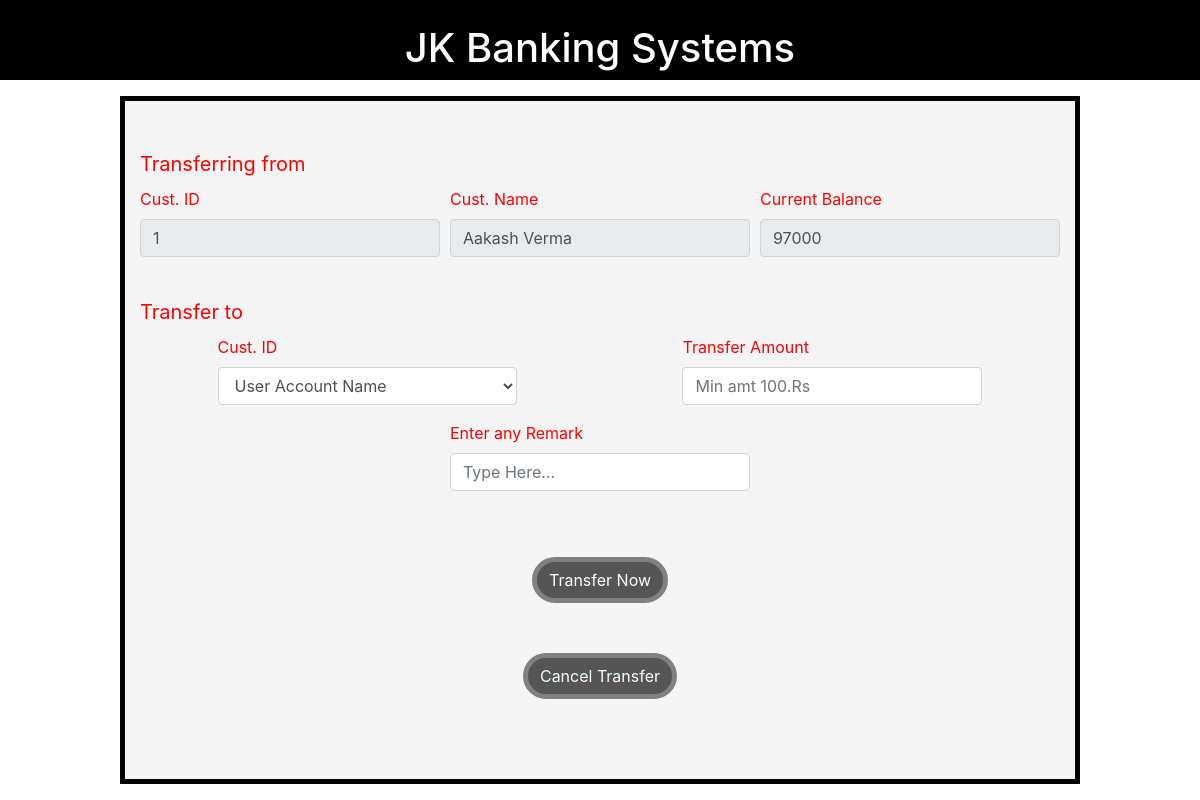
Screenshot of /transfer.php?customer_id=1 with the database file from the repository.
### tables this page shows
CREATE TABLE `customers` (
  `customer_id` int(11) NOT NULL,
  `customer_name` text NOT NULL,
  `customer_email` text NOT NULL,
  `current_balance` int(11) NOT NULL
);

### transfer.php (the view, shortened to what this page needs)
<!DOCTYPE html>
<?php
    include("functions.php");
?>
<html lang="en">
    <head>
        <link rel="stylesheet" href="https://stackpath.bootstrapcdn.com/bootstrap/4.5.1/css/bootstrap.min.css">
        <link rel="stylesheet" href="https://stackpath.bootstrapcdn.com/font-awesome/4.7.0/css/font-awesome.min.css">
        <link rel="stylesheet" href="style.css" media="all">
    </head>
    <body>
     <div id="header"><br>
        <center><h1>JK Banking Systems</h1>
        </center>
    </div>
        <br>
<div id="right_side"><br><br>
        <div class="container">
            <?php
                if(isset($_GET['customer_id'])) {
                    $c_id = $_GET['customer_id'];
                    $get_customers = "select * from customers where customer_id='$c_id'";
                    $run_customers = mysqli_query($con, $get_customers);
                    $row_customers = mysqli_fetch_array($run_customers);
                    $customer_id = $row_customers['customer_id'];
                    $customer_name = $row_customers['customer_name'];
                    $current_balance = $row_customers['current_balance'];
                    echo "
                        <form action='transfer.php?customer_id=$c_id' method='post' enctype='multipart/form-data'>
                            <label for='from' style='font-size: 20px;'>Transferring from</label>
                            <div class='form-row'>
                                <div class='col-lg-4 col-md-8 col-sm-12 mb-3 mx-auto'>
                                    <label for='from_acc'>Cust. ID</label>
                                    <input type='number' class='form-control' name='from_acc' value='$customer_id' readonly>
                                </div>
                                <div class='col-lg-4 col-md-8 col-sm-12 mb-3 mx-auto'>
                                    <label for='from_acc_name'>Cust. Name</label>
                                    <input type='text' class='form-control' name='from_acc_name' value='$customer_name' readonly>
                                </div>
                                <div class='col-lg-4 col-md-8 col-sm-12 mb-3 mx-auto'>
                                    <label for='curr_bal'>Current Balance</label>
                                    <input type='number' class='form-control' name='curr_bal' value='$current_balance' readonly>
                                </div>
                            </div>
                            <br>
                            <label for='to' style='font-size: 20px;'>Transfer to</label>
                            <div class='form-row'>
                                <div class='col-lg-4 col-md-8 col-sm-12 mb-3 mx-auto'>
                                    <label for='to_acc'>Cust. ID</label>
                                    <select class='form-control' name='to_acc' required>
                                        <option value='0'>User Account Name</option>
                    ";
                    echo "
                                    </select>
                                </div>
                                <div class='col-lg-4 col-md-8 col-sm-12 mb-3 mx-auto'>
                                    <label for='transfer_amt'>Transfer Amount</label>
                                    <input type='number' class='form-control' name='transfer_amt' placeholder='Min amt 100.Rs' required>
                                </div>
                            </div>
                            <div class='form-row'>
                                <div class='col-lg-4 col-md-8 col-sm-12 mb-3 mx-auto'>
                                    <label for='transfer_msg'>Enter any Remark</label>
                                    <input type='text' class='form-control' name='transfer_msg' placeholder='Type Here...'>
                                </div>
                            </div>
                            <center>
                                <button type='submit' class='btn btn-primary' name='transfer'>Transfer Now</button>
                            </center>
                         </form>
                            <div class='col'>
                                <center>
                                    <button class='btn'>
                                        <a href='customer.php' style='text-decoration: none; color: #f0ffff;'>Cancel Transfer</a>
                                    </button>
                                </center>
                        </div>
                    ";
                }
            ?>
        </div>
</div>
    </body>
</html>

### style.css (style rules this page uses)
html { scroll-behavior: smooth; }
.btn { text-align: center; margin-top: 50px; border: 5px solid gray; border-radius: 30px; background-color: #555; }

### transfer.php (style rules this page uses)
#right_side { height: 86%; width: 80%; background-color: whitesmoke; position: fixed; left: 10%; top: 12%; color: red; border: solid 5px black; }
#header { height: 10%; width: 100%; top: 0%; background-color: black; position: fixed; color: white; }

### rows the page displays
customers: from_acc "1", from_acc_name "Aakash Verma", curr_bal "97000"
